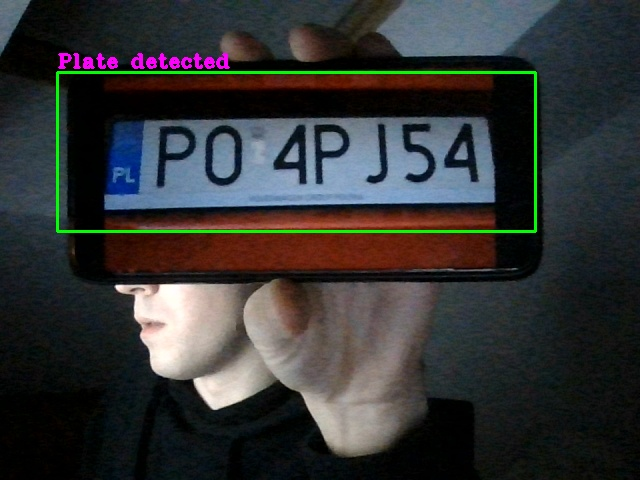
#> input picture captured_plates/en_PO4J54.jpg, 640 x 480 px, given in place of the camera
$ python real_time_test2.py
#> lines starting #> are read from the running program, lines starting #| are printed output that depends on the picture; after the words box and inside, x2 and y2 are one past the last pixel; in counts of white or black regions, pixels touching at a corner belong together
# działa jak należy
import cv2
import numpy as np
from matplotlib import pyplot as plt
import imutils
import easyocr
import time

harcascade = 'ape_model/haarcascade_russian_plate_number.xml'

cap = cv2.VideoCapture(0)

cap.set(3, 640)     # width
cap.set(4, 480)     # height
min_area = 500      # minimum size of plate are that will be detected
count = 11

while True:
    success, img = cap.read()
#> img is the input picture: shape (480, 640, 3); mean B, G, R 52.3, 52.1, 50.9

    plate_cascade = cv2.CascadeClassifier(harcascade)
    img_gray = cv2.cvtColor(img, cv2.COLOR_BGR2GRAY)
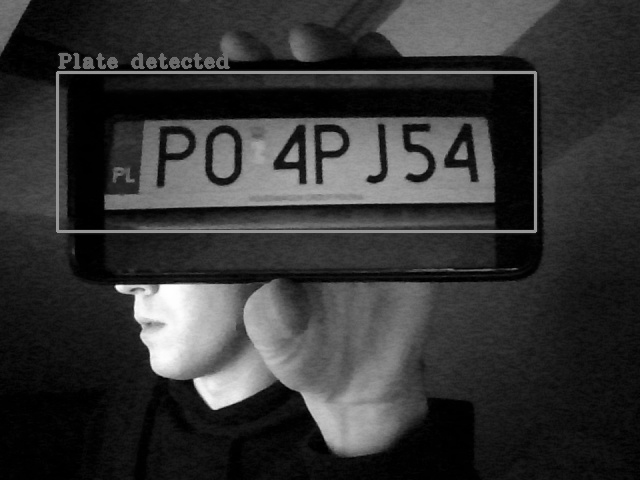
#> img_gray: shape (480, 640); min 0, max 254, mean 51.8
    plates = plate_cascade.detectMultiScale(img_gray, 1.1, 4)
#> plates = [[51, 30, 172, 58], [74, 72, 470, 157]]
    for (x, y, w, h) in plates:
        area = w * h
        if area > min_area:
            cv2.rectangle(img, (x, y), (x+w, y+h), (0, 255, 0), 2)       # coordinates and size of rectangle that will be embracing the plate
            cv2.putText(img, "Number Plate", (x, y-5), cv2.FONT_HERSHEY_COMPLEX_SMALL, 1, (255, 0, 255), 2)     # text below rectangle

            img_roi = img[y: y+h, x:x+w]    # capture image of what is inside purple box
            cv2.imshow("roi", img_roi)      # side frame for image of plate
#> this loop made 2 passes
#> (x, y, w, h, area) on passes 1 to 2: (51, 30, 172, 58, 9976), (74, 72, 470, 157, 73790)
#> pass 1, `img_roi = img[y: y+h, x:x+w]`:
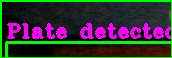
#> img_roi: shape (58, 172, 3); mean B, G, R 48.6, 49.8, 51.8
#> pass 2, `img_roi = img[y: y+h, x:x+w]`:
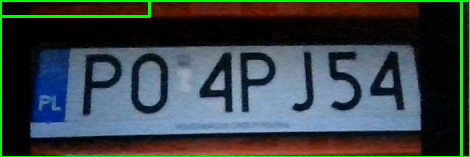
#> img_roi: shape (157, 470, 3); mean B, G, R 67.7, 67.2, 55.5
#> after the loop:
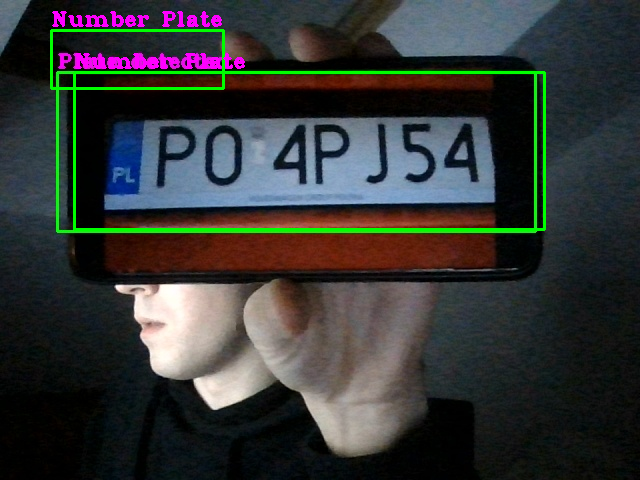
#> img: shape (480, 640, 3); 2.47% of pixels changed, all inside (x1, y1, x2, y2) = (50, 11, 546, 231)

    cv2.imshow('Result', img)

    if cv2.waitKey(1) & 0xFF == ord('s'):
#> (key q is pressed here)
        start = time.time()
        gray = cv2.cvtColor(img, cv2.COLOR_BGR2GRAY)
        # have RGB form so that's why I needed to convert it

        # applying filtering and edged localization
        bfilter = cv2.bilateralFilter(gray, 11, 17, 17)  # Noise reduction
        edged = cv2.Canny(bfilter, 30, 200)  # Edge detection with  Canny algorithm

        keypoints = cv2.findContours(edged.copy(), cv2.RETR_TREE, cv2.CHAIN_APPROX_SIMPLE)
        contours = imutils.grab_contours(keypoints)
        contours = sorted(contours, key=cv2.contourArea, reverse=True)[:10]

        location = None

        for contour in contours:
            approx = cv2.approxPolyDP(contour, 10, True)  # find a rectangle shape
            if len(approx) == 4:  # need to test this with different plates pic
                location = approx
                break
        print(location)

        mask = np.zeros(gray.shape, np.uint8)  # creates a blank mask in grey image size
        new_image = cv2.drawContours(mask, [location], 0, 255, -1)  # impose contours
        new_image = cv2.bitwise_and(img, img, mask=mask)  # impose mask on original pic

        (x, y) = np.where(mask == 255)  # finds place where pixels isn't zeros so places where pic isn't black
        (x1, y1) = (np.min(x), np.min(y))
        (x2, y2) = (np.max(x), np.max(y))
        cropped_image = gray[x1:x2 + 1, y1:y2 + 1]  # adding some buffer
        reader = easyocr.Reader(['en'])
        result = reader.readtext(cropped_image)
        stop = time.time()
        print('time:', stop - start)
        print(result)


        # text = result[0][-2]
        # print(text)

        #plt.show()

    elif cv2.waitKey(1) & 0xFF == ord('q'):
#> (key q is pressed here)
        break

$ run again, on captured_plates/en_SHZO1OE.jpg
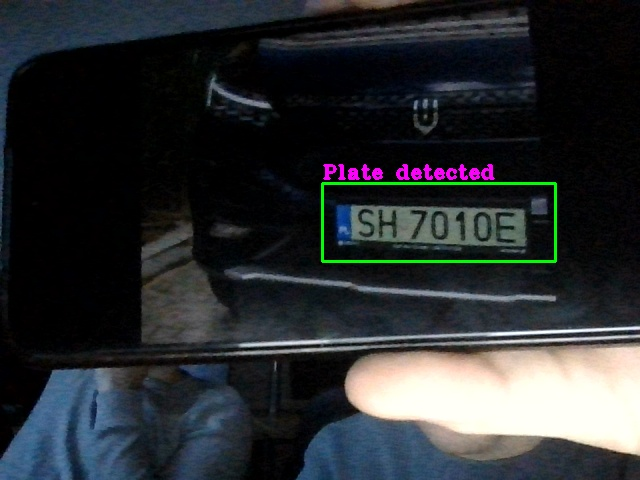
#> input picture captured_plates/en_SHZO1OE.jpg, 640 x 480 px, given in place of the camera
#> img is the input picture: shape (480, 640, 3); mean B, G, R 48.5, 45.7, 42.2
#> `img_gray = cv2.cvtColor(img, cv2.COLOR_BGR2GRAY)`:
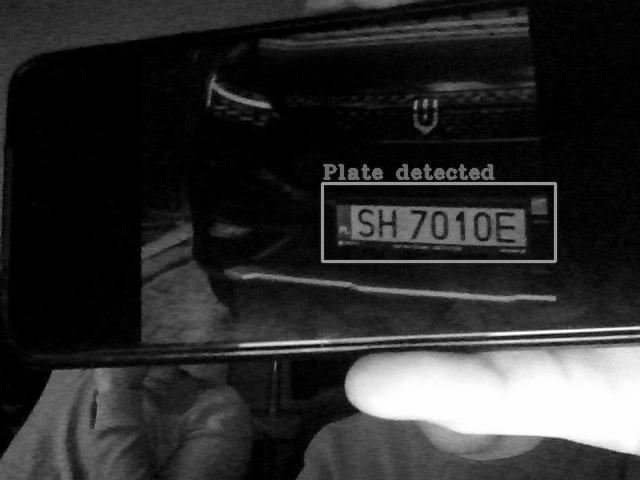
#> img_gray: shape (480, 640); min 0, max 254, mean 44.9
#> plates = [[322, 142, 168, 56], [320, 183, 228, 76]]
#> the loop `for (x, y, w, h) in plates:` made 2 passes
#> (x, y, w, h, area) on passes 1 to 2: (322, 142, 168, 56, 9408), (320, 183, 228, 76, 17328)
#> after the loop `for (x, y, w, h) in plates:`:
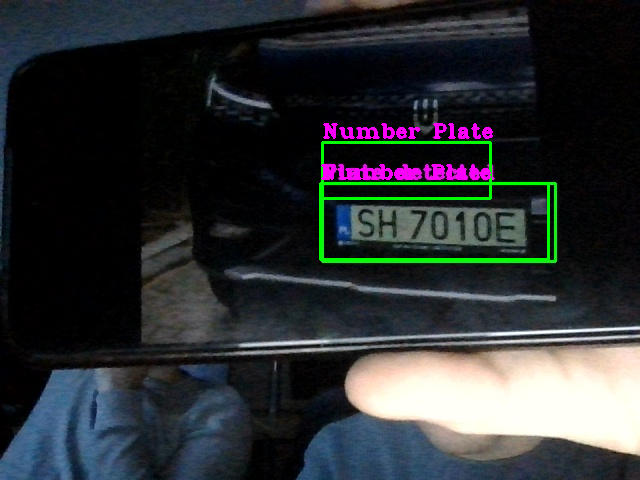
#> img: shape (480, 640, 3); 1.81% of pixels changed, all inside (x1, y1, x2, y2) = (319, 123, 550, 261)

$ run again, on captured_plates/ex_SHZO10E.jpg
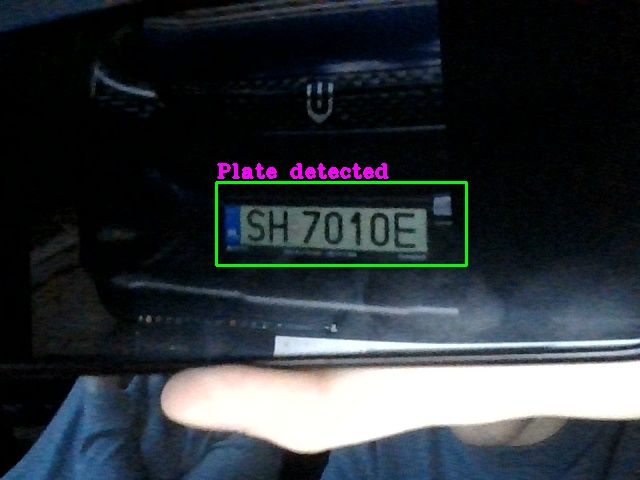
#> input picture captured_plates/ex_SHZO10E.jpg, 640 x 480 px, given in place of the camera
#> img is the input picture: shape (480, 640, 3); mean B, G, R 57.7, 52.7, 46.5
#> `img_gray = cv2.cvtColor(img, cv2.COLOR_BGR2GRAY)`:
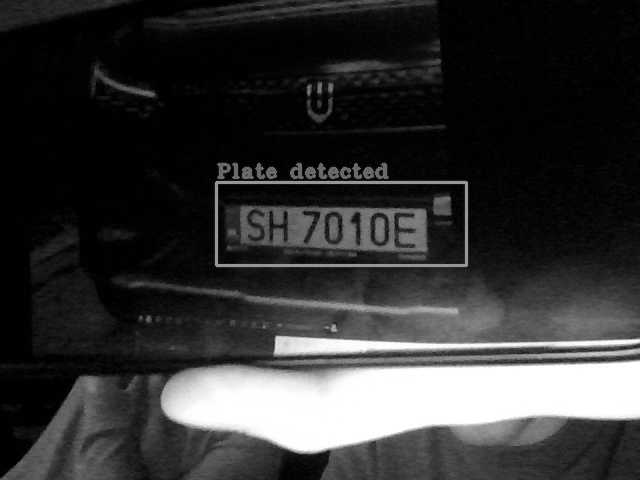
#> img_gray: shape (480, 640); min 0, max 255, mean 51.4
#> plates = [[268, 327, 117, 39], [227, 141, 168, 56], [219, 183, 247, 82]]
#> the loop `for (x, y, w, h) in plates:` made 3 passes
#> (x, y, w, h, area) on passes 1 to 3: (268, 327, 117, 39, 4563), (227, 141, 168, 56, 9408), (219, 183, 247, 82, 20254)
#> after the loop `for (x, y, w, h) in plates:`:
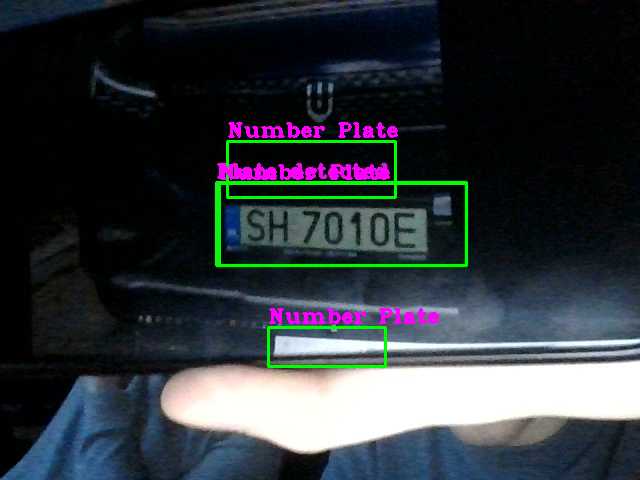
#> img: shape (480, 640, 3); 2.58% of pixels changed, all inside (x1, y1, x2, y2) = (218, 122, 468, 368)

$ run again, on captured_plates/ex_SHZO1E.jpg
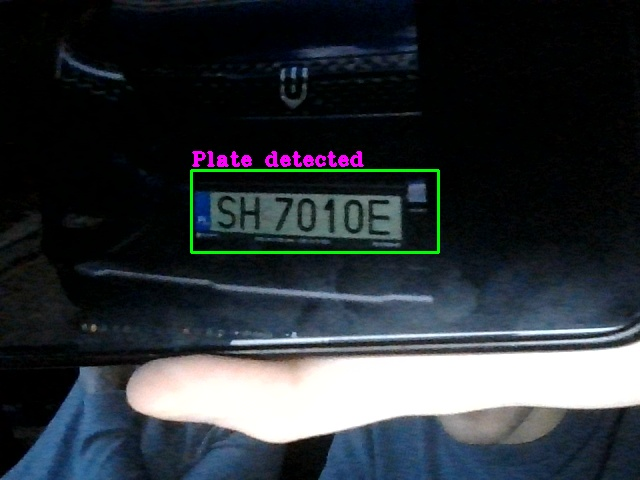
#> input picture captured_plates/ex_SHZO1E.jpg, 640 x 480 px, given in place of the camera
#> img is the input picture: shape (480, 640, 3); mean B, G, R 57, 52.1, 46.2
#> `img_gray = cv2.cvtColor(img, cv2.COLOR_BGR2GRAY)`:
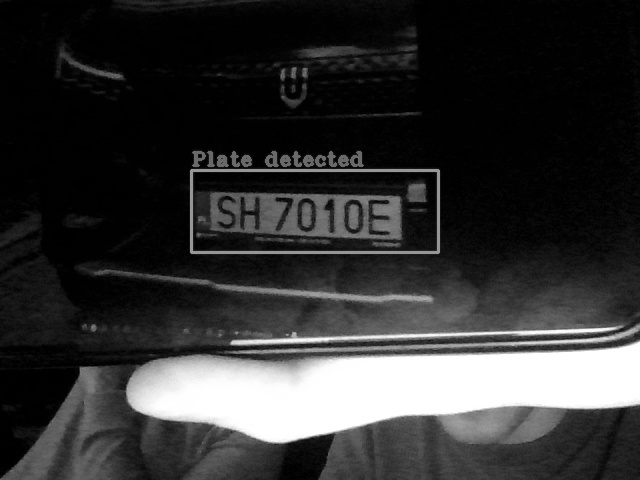
#> img_gray: shape (480, 640); min 0, max 255, mean 50.9
#> plates = [[184, 126, 178, 59], [187, 168, 256, 85]]
#> the loop `for (x, y, w, h) in plates:` made 2 passes
#> (x, y, w, h, area) on passes 1 to 2: (184, 126, 178, 59, 10502), (187, 168, 256, 85, 21760)
#> after the loop `for (x, y, w, h) in plates:`:
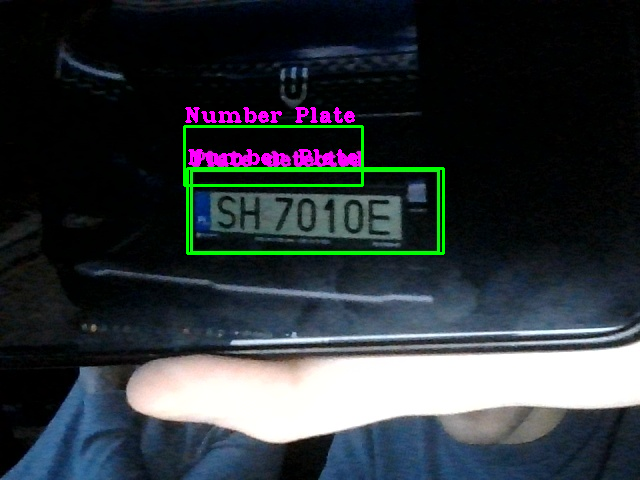
#> img: shape (480, 640, 3); 1.93% of pixels changed, all inside (x1, y1, x2, y2) = (183, 107, 445, 255)
